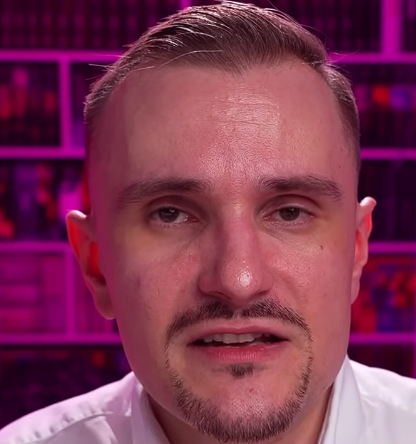
#> input picture Untitled.png, 416 x 444 px
$ python avg_collor.py
#> lines starting #> are read from the running program, lines starting #| are printed output that depends on the picture
from PIL import Image, ImageDraw
import math
import threading


class NotASquereOfNumber(Exception):
    pass


down_grade_size = 36
if not math.sqrt(down_grade_size).is_integer():
    raise NotASquereOfNumber

img = "Untitled.png"
size = Image.open(img).size
#> size = (416, 444)
new_size = (
    int(size[0] / math.sqrt(down_grade_size)),
    int(size[1] / math.sqrt(down_grade_size)),
)
#> new_size = (69, 74)
new_imige = Image.new(mode="RGB", size=(new_size[0], new_size[1]), color="orange")
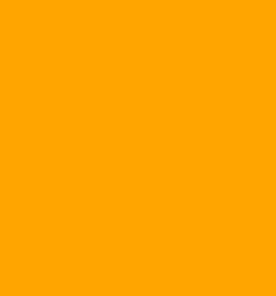
#> new_imige: PIL image 69x74 RGB (shown 4 times larger); mean R, G, B 255, 165, 0
pixels_new = new_imige.load()
threads = 10


def rgb_of_pixel(img_path: str, x: int, y: int):
    im = Image.open(img_path).convert("RGB")
    r, g, b = im.getpixel((x, y))
    a = (r, g, b)
    return a


def avriging_pixeles(cords_of_pixels: list, imige: str):

    r_list = []
    g_list = []
    b_list = []

    r_sum = 0
    g_sum = 0
    b_sum = 0

    for cords in cords_of_pixels:
        a = rgb_of_pixel(imige, cords[0], cords[1])
        r_list.append(a[0])
        g_list.append(a[1])
        b_list.append(a[2])

    for r in r_list:
        r_sum += r

    for g in g_list:
        g_sum += g

    for b in b_list:
        b_sum += b

    r_avg = round(r_sum / len(r_list))
    g_avg = round(g_sum / len(g_list))
    b_avg = round(b_sum / len(b_list))

    return (r_avg, g_avg, b_avg)


avg_collors = []

def getting_color(x_range: int,y_range: int,down_grading_size: int):
    for x in range(x_range):
        for y in range(y_range):

            x_list = []
            y_list = []
            comperd = []

            for i in range(int(math.sqrt(down_grading_size))):
                x_list.append(x * math.sqrt(down_grading_size) + i)
                y_list.append(y * math.sqrt(down_grading_size) + i)

            for x_comperd in x_list:
                for y_compard in y_list:
                    comperd.append((x_comperd, y_compard))

            print('x and y compard: ',(x_comperd,y_compard))
            print('x and y list: ',(x_list,y_list))

            avg_color = avriging_pixeles(comperd, img)
            avg_collors.append((avg_color, x, y))

a = False

thread_list = []

if a:
    for i in range(threads):

        x_blocks = math.ceil(size[0]/down_grade_size)
        y_blocks = math.ceil(size[1]/down_grade_size)
        num_of_blocks = x_blocks*y_blocks
        block_per_thread = math.ceil(num_of_blocks/threads)
        if i == 0:
            x_divided = 0
            y_divided = 0
        else:
            x_divided = size[0]/i
            y_divided = size[1]/i

        list_of_blocks = []

        for x in range(new_size[0]):
            for y in range(new_size[1]):

                x_list = []
                y_list = []
                comperd = []

                for i in range(int(math.sqrt(down_grade_size))):
                    x_list.append(x * math.sqrt(down_grade_size) + i)
                    y_list.append(y * math.sqrt(down_grade_size) + i)

                list_of_blocks.append((x_list,y_list))

        for x in range(x_divided*i,x_divided*i*2):
            for y in range(y_divided*i,x_divided*i*2):
                thread = threading.Thread(target=getting_color, args=(x, y,down_grade_size))
                thread_list.append(thread)


getting_color(new_size[0],new_size[1],down_grade_size)
#> in rgb_of_pixel, im is the input picture: PIL image 416x444 RGB; mean R, G, B 126.5, 54.5, 82.9
#> in rgb_of_pixel, `r, g, b = im.getpixel((x, y))`: r = 42; g = 0; b = 27
#> in rgb_of_pixel, `a = (r, g, b)`: a = (42, 0, 27)
#> (the run stopped early here; a loop or call above may not have finished)
